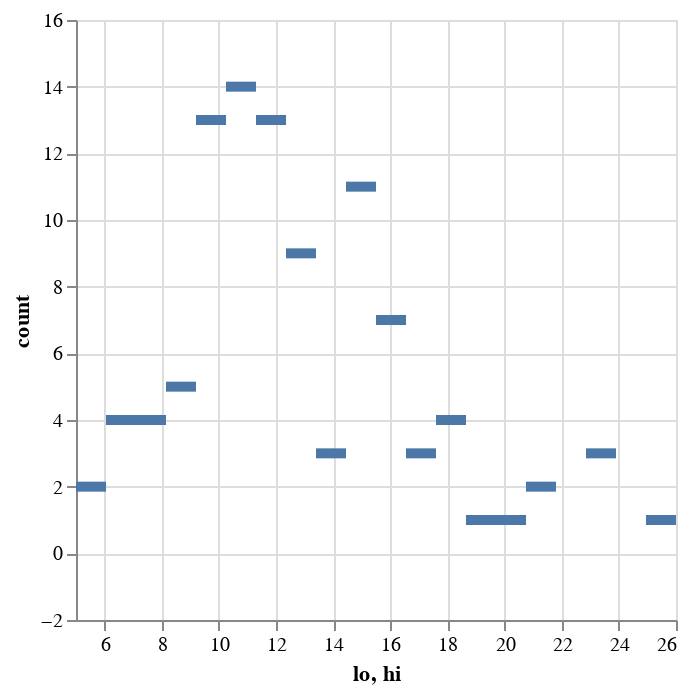
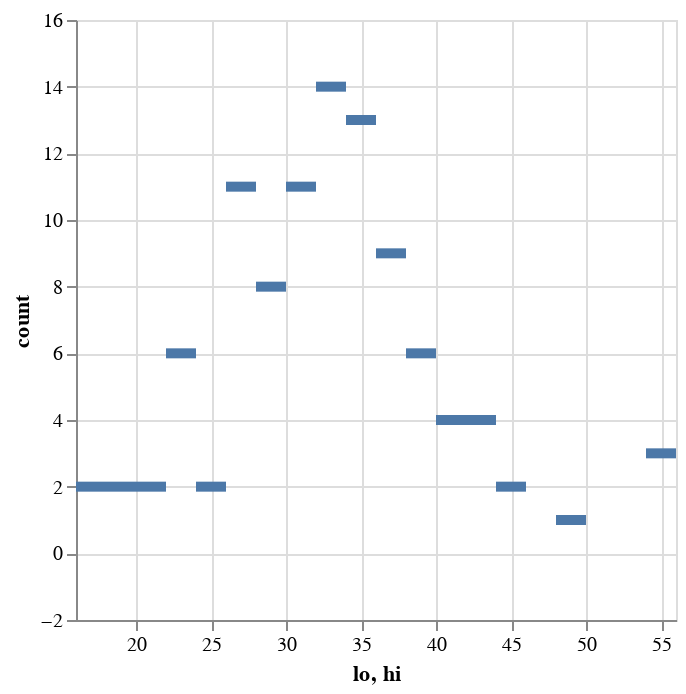
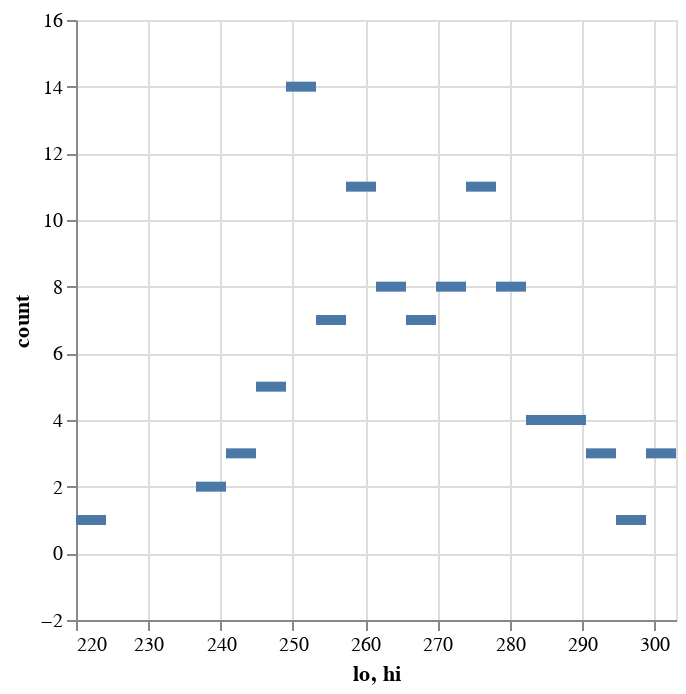

Here is the notebook cell these charts were saved with, in order:
### Markdown cell above
## Distribution of Model Predictions

### Code cell
histogram(sample(model1.I at max(data.time) + 7, 100), 20)
histogram(sample(model2.I at max(data.time) + 7, 100), 20)
histogram(sample(model3.I at max(data.time) + 7, 100), 20)

### Figure 1 — Vega-Lite specification as saved in the notebook (floating-point values rounded to 4 significant figures)
{"$schema": "https://vega.github.io/schema/vega-lite/v4.json", "data": {"values": [{"count": 13, "hi": 10.25, "lo": 9.2}, {"count": 2, "hi": 21.8, "lo": 20.75}, {"count": 11, "hi": 15.5, "lo": 14.45}, {"count": 4, "hi": 18.65, "lo": 17.6}, {"count": 5, "hi": 9.2, "lo": 8.15}, {"count": 3, "hi": 14.45, "lo": 13.4}, {"count": 1, "hi": 26, "lo": 24.95}, {"count": 4, "hi": 8.15, "lo": 7.1}, {"count": 1, "hi": 19.7, "lo": 18.65}, {"count": 9, "hi": 13.4, "lo": 12.35}, {"count": 4, "hi": 7.1, "lo": 6.05}, {"count": 7, "hi": 16.55, "lo": 15.5}, {"count": 13, "hi": 12.35, "lo": 11.3}, {"count": 3, "hi": 23.9, "lo": 22.85}, {"count": 3, "hi": 17.6, "lo": 16.55}, {"count": 2, "hi": 6.05, "lo": 5}, {"count": 1, "hi": 20.75, "lo": 19.7}, {"count": 14, "hi": 11.3, "lo": 10.25}]}, "encoding": {"x": {"bin": {"binned": "true", "step": 1.05}, "field": "lo"}, "x2": {"field": "hi"}, "y": {"field": "count", "type": "quantitative"}}, "mark": "bar"}

### Figure 2 — Vega-Lite specification as saved in the notebook (floating-point values rounded to 4 significant figures)
{"$schema": "https://vega.github.io/schema/vega-lite/v4.json", "data": {"values": [{"count": 2, "hi": 26, "lo": 24}, {"count": 13, "hi": 36, "lo": 34}, {"count": 4, "hi": 42, "lo": 40}, {"count": 6, "hi": 24, "lo": 22}, {"count": 14, "hi": 34, "lo": 32}, {"count": 3, "hi": 56, "lo": 54}, {"count": 2, "hi": 22, "lo": 20}, {"count": 4, "hi": 44, "lo": 42}, {"count": 1, "hi": 50, "lo": 48}, {"count": 11, "hi": 32, "lo": 30}, {"count": 2, "hi": 20, "lo": 18}, {"count": 9, "hi": 38, "lo": 36}, {"count": 8, "hi": 30, "lo": 28}, {"count": 6, "hi": 40, "lo": 38}, {"count": 2, "hi": 18, "lo": 16}, {"count": 2, "hi": 46, "lo": 44}, {"count": 11, "hi": 28, "lo": 26}]}, "encoding": {"x": {"bin": {"binned": "true", "step": 2}, "field": "lo"}, "x2": {"field": "hi"}, "y": {"field": "count", "type": "quantitative"}}, "mark": "bar"}

### Figure 3 — Vega-Lite specification as saved in the notebook (floating-point values rounded to 4 significant figures)
{"$schema": "https://vega.github.io/schema/vega-lite/v4.json", "data": {"values": [{"count": 2, "hi": 240.8, "lo": 236.6}, {"count": 4, "hi": 286.4, "lo": 282.2}, {"count": 11, "hi": 261.5, "lo": 257.4}, {"count": 1, "hi": 298.9, "lo": 294.7}, {"count": 8, "hi": 273.9, "lo": 269.8}, {"count": 7, "hi": 257.4, "lo": 253.2}, {"count": 3, "hi": 303, "lo": 298.9}, {"count": 11, "hi": 278.1, "lo": 273.9}, {"count": 4, "hi": 290.6, "lo": 286.4}, {"count": 14, "hi": 253.2, "lo": 249.1}, {"count": 8, "hi": 265.6, "lo": 261.5}, {"count": 5, "hi": 249.1, "lo": 244.9}, {"count": 3, "hi": 294.7, "lo": 290.6}, {"count": 7, "hi": 269.8, "lo": 265.6}, {"count": 1, "hi": 224.2, "lo": 220}, {"count": 8, "hi": 282.2, "lo": 278.1}, {"count": 3, "hi": 244.9, "lo": 240.8}]}, "encoding": {"x": {"bin": {"binned": "true", "step": 4.15}, "field": "lo"}, "x2": {"field": "hi"}, "y": {"field": "count", "type": "quantitative"}}, "mark": "bar"}
